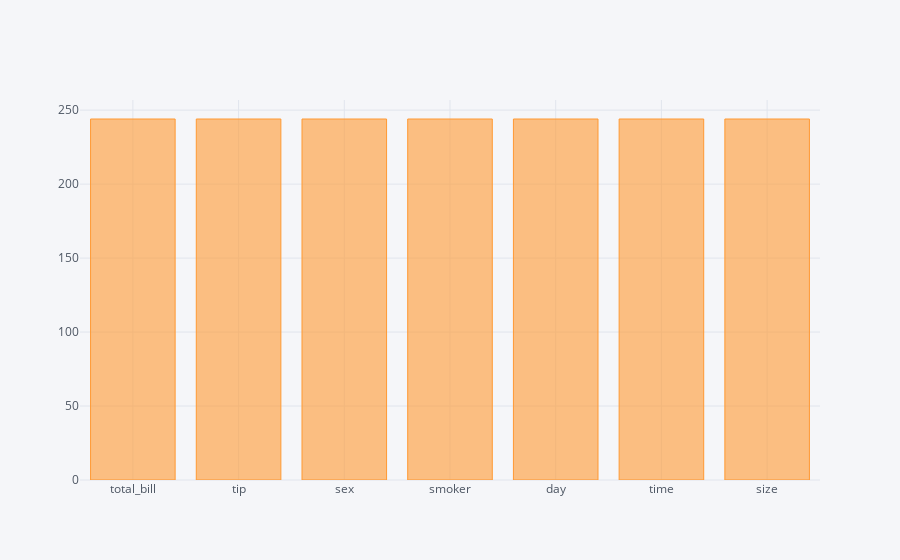

Notebook cell for this chart:
### Markdown cell above
# Count plot

### Code cell
tip.count().iplot(kind='bar')

### Figure 1 — Plotly figure (JSON) as saved in the notebook; plotly's stock layout.template omitted (floating-point values rounded to 4 significant figures)
{"data": [{"marker": {"color": "rgba(255, 153, 51, 0.6)", "line": {"color": "rgba(255, 153, 51, 1.0)", "width": 1}}, "name": "None", "orientation": "v", "text": "", "type": "bar", "uid": "4036a554-1b54-447f-94a7-b08bb17d6e4f", "x": ["total_bill", "tip", "sex", "smoker", "day", "time", "size"], "y": [244, 244, 244, 244, 244, 244, 244]}], "layout": {"legend": {"bgcolor": "#F5F6F9", "font": {"color": "#4D5663"}}, "paper_bgcolor": "#F5F6F9", "plot_bgcolor": "#F5F6F9", "title": {"font": {"color": "#4D5663"}}, "xaxis": {"gridcolor": "#E1E5ED", "showgrid": true, "tickfont": {"color": "#4D5663"}, "title": {"font": {"color": "#4D5663"}, "text": ""}, "zerolinecolor": "#E1E5ED"}, "yaxis": {"gridcolor": "#E1E5ED", "showgrid": true, "tickfont": {"color": "#4D5663"}, "title": {"font": {"color": "#4D5663"}, "text": ""}, "zerolinecolor": "#E1E5ED"}}}
